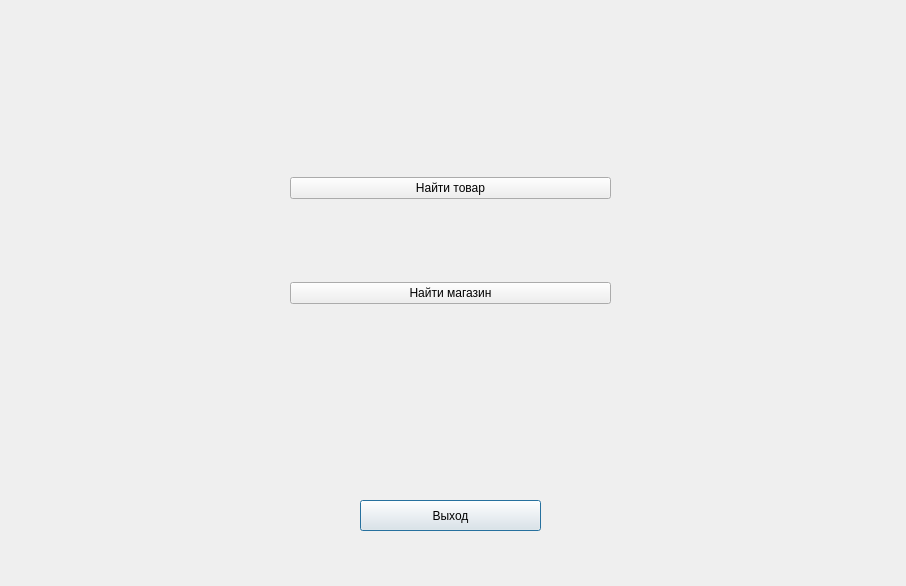
<?xml version="1.0" encoding="UTF-8"?>
<ui version="4.0">
 <class>Database_user</class>
 <widget class="QDialog" name="Database_user">
  <property name="geometry">
   <rect>
    <x>0</x>
    <y>0</y>
    <width>906</width>
    <height>586</height>
   </rect>
  </property>
  <property name="windowTitle">
   <string>Dialog</string>
  </property>
  <widget class="QPushButton" name="pushButton_3">
   <property name="geometry">
    <rect>
     <x>360</x>
     <y>500</y>
     <width>181</width>
     <height>31</height>
    </rect>
   </property>
   <property name="text">
    <string>Выход</string>
   </property>
  </widget>
  <widget class="QWidget" name="">
   <property name="geometry">
    <rect>
     <x>290</x>
     <y>100</y>
     <width>321</width>
     <height>281</height>
    </rect>
   </property>
   <layout class="QVBoxLayout" name="verticalLayout">
    <item>
     <widget class="QPushButton" name="pushButton">
      <property name="toolTip">
       <string>&lt;html&gt;&lt;head/&gt;&lt;body&gt;&lt;p&gt;&lt;br/&gt;&lt;/p&gt;&lt;/body&gt;&lt;/html&gt;</string>
      </property>
      <property name="whatsThis">
       <string>&lt;html&gt;&lt;head/&gt;&lt;body&gt;&lt;p&gt;&lt;br/&gt;&lt;/p&gt;&lt;/body&gt;&lt;/html&gt;</string>
      </property>
      <property name="text">
       <string>Найти товар</string>
      </property>
      <property name="icon">
       <iconset theme="call-start"/>
      </property>
     </widget>
    </item>
    <item>
     <widget class="QPushButton" name="pushButton_2">
      <property name="text">
       <string>Найти магазин</string>
      </property>
     </widget>
    </item>
   </layout>
  </widget>
 </widget>
 <resources/>
 <connections/>
</ui>
